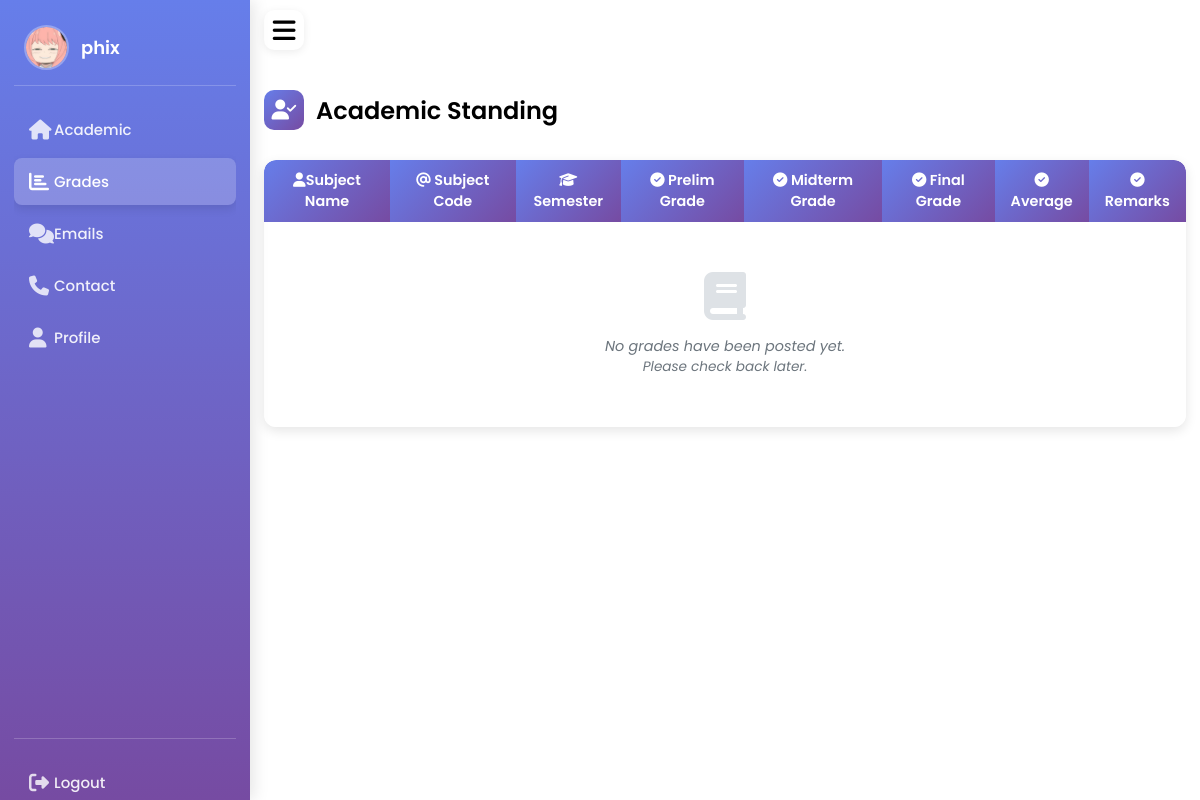
Page /student_page/student_grades.php (signed in) on the committed database.
### tables this page shows
CREATE TABLE `students` (
  `id` int(11) NOT NULL,
  `username` varchar(100) NOT NULL,
  `password` varchar(255) NOT NULL,
  `email` varchar(150) NOT NULL,
  `image` varchar(255) DEFAULT NULL,
  `first_name` varchar(100) NOT NULL,
  `last_name` varchar(100) NOT NULL,
  `date_of_birth` date NOT NULL,
  `gender` enum('male','female','other') NOT NULL,
  `student_phone` varchar(15) DEFAULT NULL,
  `address` text DEFAULT NULL,
  `guardian_name` varchar(100) DEFAULT NULL,
  `guardian_phone` varchar(15) DEFAULT NULL,
  `guardian_address` text DEFAULT NULL,
  `elem_name` varchar(100) DEFAULT NULL,
  `elem_year` int(11) DEFAULT NULL,
  `junior_name` varchar(100) DEFAULT NULL,
  `junior_year` int(11) DEFAULT NULL,
  `senior_name` varchar(100) DEFAULT NULL,
  `senior_year` int(11) DEFAULT NULL,
  `strand` varchar(100) DEFAULT NULL,
  `college_course` varchar(100) DEFAULT NULL,
  `college_year` varchar(20) DEFAULT NULL,
  `appointment_id` int(11) DEFAULT NULL,
  `appointment_details` text DEFAULT NULL,
  `status` enum('PENDING','APPROVED','REJECTED') DEFAULT 'PENDING',
  `reg_date` datetime DEFAULT current_timestamp()
);

### student_page/student_grades.php (the view, shortened to what this page needs)
<?php
$servername = "localhost";
$username = "root";
$password = "";
$dbname = "dev";
$conn = new mysqli($servername, $username, $password, $dbname);
$student_id = $_SESSION['userid'];
$student_sql = "SELECT id, username, first_name, last_name, email, image, college_course, college_year, status
                FROM students WHERE id = ?";
$stmt = $conn->prepare($student_sql);
$stmt->bind_param("i", $student_id);
$stmt->execute();
$student_result = $stmt->get_result();
if ($student_result->num_rows > 0) {
    $current_student = $student_result->fetch_assoc();
} else {
    session_destroy();
    header('Location: login.php');
    exit();
}
$student_grades = [];
?>
<!DOCTYPE html>
<html lang="en">
<head>
    <link rel="stylesheet" href="https://cdnjs.cloudflare.com/ajax/libs/font-awesome/6.4.0/css/all.min.css">
</head>
<body>
    <nav>
        <div class="logo-name">
            <div class="logo-image">
                <?php
                $profile_image = '';
                if (!empty($current_student['image'])) {
                    $profile_image = '../' . $current_student['image'];
                }
                $display_username = $current_student['username'];
                if (strpos($display_username, '@student') !== false) {
                    $display_username = str_replace('@student', '', $display_username);
                }
                if (!empty($profile_image)) {
                    echo '<img src="' . htmlspecialchars($profile_image) . '" alt="Profile" style="width: 45px; height: 45px; border-radius: 50%; object-fit: cover; border: 2px solid rgba(255,255,255,0.3);">';
                } else {
                    echo '<i class="fas fa-user-graduate"></i>';
                }
                ?>
            </div>
            <span class="logo_name"><?php echo htmlspecialchars($display_username); ?></span>
        </div>
        <div class="menu-items">
            <ul class="nav-links">
                <li><a href="studentpage.php">
                    <i class="fas fa-home"></i>
                    <span class="link-name">Academic</span>
                </a></li>
                <li><a href="student_grades.php" class="active">
                    <i class="fas fa-chart-bar"></i>
                    <span class="link-name">Grades</span>
                </a></li>
                <li><a href="student_emails.php">
                    <i class="fas fa-comments"></i>
                    <span class="link-name">Emails</span>
                </a></li>
                <li><a href="contact.php">
                    <i class="fas fa-phone"></i>
                    <span class="link-name">Contact</span>
                </a></li>
                <li><a href="student_profile.php">
                    <i class="fas fa-user"></i>
                    <span class="link-name">Profile</span>
                </a></li>
            </ul>
            <ul class="logout-mode">
                <li><a href="logout.php" onclick="return confirm('Are you sure you want to logout?');">
                    <i class="fas fa-sign-out-alt"></i>
                    <span class="link-name">Logout</span>
                </a></li>
            </ul>
        </div>
    </nav>
    <section class="dashboard">
        <div class="top">
            <span class="sidebar-toggle">
                <i class="fas fa-bars"></i>
            </span>
        </div>
        <div class="activity">
            <div class="title">
                <i class="fas fa-user-check"></i>
                <span class="text">Academic Standing</span>
            </div>
                <div class="table-container">
                    <table class="student-table" id="studentTable">
                        <thead>
                            <tr>
                                <th><i class="fas fa-user"></i>Subject Name</th>
                                <th><i class="fas fa-at"></i> Subject Code</th>
                                <th><i class="fas fa-graduation-cap"></i> Semester</th>
                                <th><i class="fas fa-check-circle"></i> Prelim Grade</th>
                                <th><i class="fas fa-check-circle"></i> Midterm Grade</th>
                                <th><i class="fas fa-check-circle"></i> Final Grade</th>
                                <th><i class="fas fa-check-circle"></i> Average</th>
                                <th><i class="fas fa-check-circle"></i> Remarks</th>
                            </tr>
                        </thead>
                        <tbody>
                            <?php if (empty($student_grades)): ?>
                                <tr>
                                    <td colspan="9" class="no-data" style="text-align: center; color: #6c757d; font-style: italic; padding: 50px 20px;">
                                        <i class="fas fa-book" style="font-size: 3rem; color: #dee2e6; margin-bottom: 1rem;"></i>
                                        <p>No grades have been posted yet.</p>
                                        <p style="font-size: 0.85rem;">Please check back later.</p>
                                    </td>
                                </tr>
                            <?php endif; ?>
                        </tbody>
                    </table>
                </div>
            </div>
    </section>

### student_page/student_grades.php (style rules this page uses)
* { margin: 0; padding: 0; box-sizing: border-box; font-family: 'Poppins', sans-serif; }
.table-container { overflow-x: auto; border-radius: 12px; box-shadow: 0 4px 12px rgba(0,0,0,0.1); background: white; }
.student-table { width: 100%; border-collapse: collapse; font-size: 0.9rem; background: white; border-radius: 12px; overflow: hidden; }
.student-table th { background: linear-gradient(135deg, #667eea 0%, #764ba2 100%); color: white; padding: 15px 12px; font-weight: 600; text-align: center; font-size: 0.9rem; border: none; }
.student-table td { padding: 15px 12px; border-bottom: 1px solid #eee; vertical-align: middle; font-size: 0.9rem; }
.student-table tr:last-child td { border-bottom: none; }
nav .nav-links li a.active { background: linear-gradient(135deg, #667eea 0%, #764ba2 100%); color: white; border-radius: 8px; }
nav .nav-links li a.active i, nav .nav-links li a.active .link-name { color: white; }
@media (max-width: 1200px) { .student-table { font-size: 0.8rem; } }
@media (max-width: 1200px) { .student-table th, .student-table td { padding: 10px 8px; } }
:root { --primary-color: #0E4BF1; --panel-color: #FFF; --text-color: #000; --black-light-color: #707070; --border-color: #e6e5e5; --toggle-color: #DDD; --box1-color: #4DA3FF; --box2-color: #FFE6AC; --box3-color: #E7D1FC; --title-icon-color: #fff; --tran-05: all 0.5s ease; --tran-03: all 0.3s ease; }
body { min-height: 100vh; background-color: var(--panel-color); }
nav { position: fixed; top: 0; left: 0; height: 100%; width: 250px; padding: 10px 14px; background: linear-gradient(180deg, #667eea 0%, #764ba2 100%); border-right: none; transition: var(--tran-05); z-index: 1000; box-shadow: 4px 0 15px rgba(0, 0, 0, 0.1); }
nav .logo-name { display: flex; align-items: center; padding: 15px 10px; border-bottom: 1px solid rgba(255, 255, 255, 0.2); margin-bottom: 15px; }
nav .logo-image { display: flex; justify-content: center; align-items: center; min-width: 45px; border-radius: 12px; }
nav .logo-image img { width: 45px; height: 45px; border-radius: 50%; object-fit: cover; border: 2px solid rgba(255, 255, 255, 0.3); }
nav .logo-name .logo_name { font-size: 18px; font-weight: 600; color: #fff; margin-left: 12px; white-space: nowrap; transition: opacity 0.3s ease; }
nav .menu-items { margin-top: 0; height: calc(100% - 70px); display: flex; flex-direction: column; justify-content: space-between; overflow-y: auto; }
.menu-items li { list-style: none; margin: 5px 0; }
.menu-items li a { display: flex; align-items: center; padding: 12px 15px; border-radius: 10px; text-decoration: none; position: relative; transition: all 0.3s ease; }
.menu-items li a i { font-size: 20px; min-width: 25px; color: rgba(255, 255, 255, 0.8); transition: color 0.3s ease; }
.menu-items li a .link-name { font-size: 15px; font-weight: 500; color: rgba(255, 255, 255, 0.9); white-space: nowrap; transition: opacity 0.3s ease; }
nav .nav-links li a.active { background: rgba(255, 255, 255, 0.2); box-shadow: 0 4px 10px rgba(0, 0, 0, 0.1); }
nav .nav-links li a.active i, nav .nav-links li a.active .link-name { color: #fff; }
.menu-items .logout-mode { padding-top: 15px; border-top: 1px solid rgba(255, 255, 255, 0.2); }
.dashboard { position: relative; left: 250px; background-color: var(--panel-color); min-height: 100vh; width: calc(100% - 250px); padding: 10px 14px; transition: var(--tran-05); }
.dashboard .top { position: fixed; top: 0; left: 250px; display: flex; width: calc(100% - 250px); justify-content: space-between; align-items: center; padding: 10px 14px; background-color: var(--panel-color); transition: var(--tran-05); z-index: 10; }
.dashboard .top .sidebar-toggle { font-size: 26px; color: var(--text-color); cursor: pointer; display: flex; align-items: center; justify-content: center; width: 40px; height: 40px; border-radius: 10px; background: #fff; box-shadow: 0 2px 8px rgba(0, 0, 0, 0.08); transition: all 0.3s ease; }
.dashboard .title { display: flex; align-items: center; margin: 80px 0 30px 0; }
.dashboard .title i { position: relative; height: 40px; width: 40px; background: linear-gradient(135deg, #667eea 0%, #764ba2 100%); border-radius: 10px; color: white; display: flex; align-items: center; justify-content: center; font-size: 20px; }
.dashboard .title .text { font-size: 24px; font-weight: 600; color: var(--text-color); margin-left: 12px; }

### rows in the picture
students: image (picture), username "phix"
